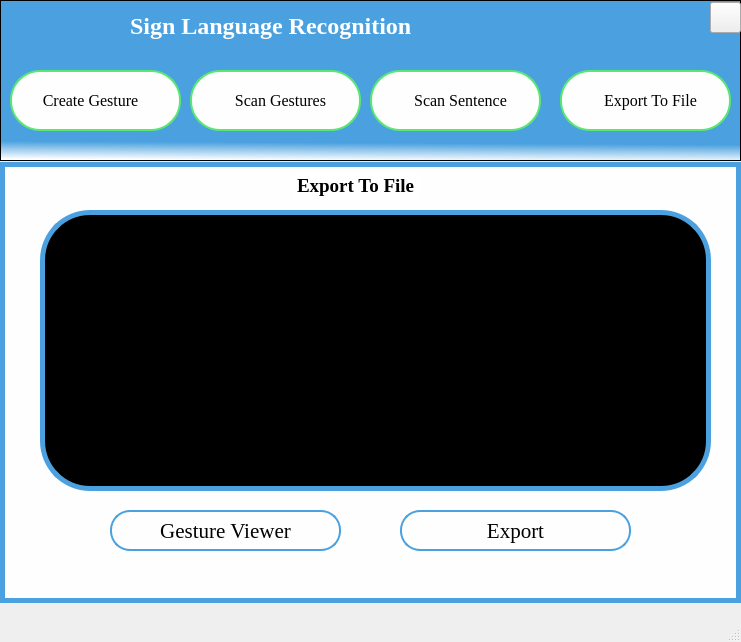
<?xml version="1.0" encoding="UTF-8"?>
<ui version="4.0">
 <class>MainWindow</class>
 <widget class="QMainWindow" name="MainWindow">
  <property name="geometry">
   <rect>
    <x>0</x>
    <y>0</y>
    <width>741</width>
    <height>642</height>
   </rect>
  </property>
  <property name="windowTitle">
   <string>MainWindow</string>
  </property>
  <widget class="QWidget" name="centralwidget">
   <widget class="QGraphicsView" name="graphicsView">
    <property name="geometry">
     <rect>
      <x>0</x>
      <y>162</y>
      <width>741</width>
      <height>441</height>
     </rect>
    </property>
    <property name="styleSheet">
     <string notr="true">background-color:#fefefe;
border: 5px solid #4ba1df;</string>
    </property>
   </widget>
   <widget class="QLabel" name="label">
    <property name="geometry">
     <rect>
      <x>290</x>
      <y>170</y>
      <width>131</width>
      <height>31</height>
     </rect>
    </property>
    <property name="font">
     <font>
      <family>Times New Roman</family>
      <pointsize>14</pointsize>
      <weight>75</weight>
      <bold>true</bold>
     </font>
    </property>
    <property name="styleSheet">
     <string notr="true">color:black;
background-color: white;
border: 2px solid white; border-radius:10px;</string>
    </property>
    <property name="text">
     <string>Export To File</string>
    </property>
   </widget>
   <widget class="QTextBrowser" name="textBrowser_98">
    <property name="enabled">
     <bool>true</bool>
    </property>
    <property name="geometry">
     <rect>
      <x>40</x>
      <y>210</y>
      <width>671</width>
      <height>281</height>
     </rect>
    </property>
    <property name="styleSheet">
     <string notr="true">border: 5px solid #4ba1df; border-radius:50px;
background-color:black;
color:white;</string>
    </property>
    <property name="frameShape">
     <enum>QFrame::Box</enum>
    </property>
    <property name="html">
     <string>&lt;!DOCTYPE HTML PUBLIC &quot;-//W3C//DTD HTML 4.0//EN&quot; &quot;http://www.w3.org/TR/REC-html40/strict.dtd&quot;&gt;
&lt;html&gt;&lt;head&gt;&lt;meta name=&quot;qrichtext&quot; content=&quot;1&quot; /&gt;&lt;style type=&quot;text/css&quot;&gt;
p, li { white-space: pre-wrap; }
&lt;/style&gt;&lt;/head&gt;&lt;body style=&quot; font-family:'MS Shell Dlg 2'; font-size:8.25pt; font-weight:400; font-style:normal;&quot;&gt;
&lt;p style=&quot;-qt-paragraph-type:empty; margin-top:0px; margin-bottom:0px; margin-left:0px; margin-right:0px; -qt-block-indent:0; text-indent:0px;&quot;&gt;&lt;br /&gt;&lt;/p&gt;&lt;/body&gt;&lt;/html&gt;</string>
    </property>
   </widget>
   <widget class="QPushButton" name="pushButton_2">
    <property name="geometry">
     <rect>
      <x>400</x>
      <y>510</y>
      <width>231</width>
      <height>41</height>
     </rect>
    </property>
    <property name="font">
     <font>
      <family>Times New Roman</family>
      <pointsize>16</pointsize>
      <weight>50</weight>
      <italic>false</italic>
      <bold>false</bold>
     </font>
    </property>
    <property name="styleSheet">
     <string notr="true">QPushButton#pushButton_2{
color: black;
background-color:#fefefe;
border: 2px solid #4ba1df; border-radius:20px;
font: 16pt &quot;Times New Roman&quot;;
background-repeat:none;
}
QPushButton#pushButton_2:hover
{
	background-color:lightgreen;
	color:black;
}</string>
    </property>
    <property name="text">
     <string>Export</string>
    </property>
   </widget>
   <widget class="QGraphicsView" name="graphicsView_2">
    <property name="geometry">
     <rect>
      <x>0</x>
      <y>0</y>
      <width>741</width>
      <height>161</height>
     </rect>
    </property>
    <property name="toolTip">
     <string>&lt;html&gt;&lt;head/&gt;&lt;body&gt;&lt;p&gt;&lt;br/&gt;&lt;/p&gt;&lt;/body&gt;&lt;/html&gt;</string>
    </property>
    <property name="styleSheet">
     <string notr="true">background-color: qlineargradient(spread:pad, x1:0.543136, y1:0.074, x2:0.52, y2:1, stop:0.880682 rgba(75, 161, 223, 255), stop:1 rgba(255, 255, 255, 255));
</string>
    </property>
   </widget>
   <widget class="QLabel" name="label_2">
    <property name="geometry">
     <rect>
      <x>130</x>
      <y>10</y>
      <width>521</width>
      <height>31</height>
     </rect>
    </property>
    <property name="font">
     <font>
      <family>Times New Roman</family>
      <pointsize>18</pointsize>
      <weight>75</weight>
      <bold>true</bold>
     </font>
    </property>
    <property name="styleSheet">
     <string notr="true">color:white;</string>
    </property>
    <property name="text">
     <string>Sign Language Recognition</string>
    </property>
   </widget>
   <widget class="QPushButton" name="create">
    <property name="geometry">
     <rect>
      <x>10</x>
      <y>70</y>
      <width>171</width>
      <height>61</height>
     </rect>
    </property>
    <property name="font">
     <font>
      <family>TImes New Roman</family>
      <pointsize>12</pointsize>
      <weight>50</weight>
      <italic>false</italic>
      <bold>false</bold>
     </font>
    </property>
    <property name="layoutDirection">
     <enum>Qt::RightToLeft</enum>
    </property>
    <property name="styleSheet">
     <string notr="true">QPushButton#create{
padding-left:10px;
color:black;
background-color:#fefefe;
border: 2px solid #58e870; border-radius:30px;
font: 12pt &quot;TImes New Roman&quot;;
}
QPushButton#create:hover
{
   background-color:lightgreen;
	color:white;
}</string>
    </property>
    <property name="text">
     <string>Create Gesture</string>
    </property>
   </widget>
   <widget class="QPushButton" name="scan_sen">
    <property name="geometry">
     <rect>
      <x>370</x>
      <y>70</y>
      <width>171</width>
      <height>61</height>
     </rect>
    </property>
    <property name="font">
     <font>
      <family>TImes New Roman</family>
      <pointsize>12</pointsize>
      <weight>50</weight>
      <italic>false</italic>
      <bold>false</bold>
     </font>
    </property>
    <property name="styleSheet">
     <string notr="true">QPushButton#scan_sen{
padding-left:10px;
color:black;
background-color:#fefefe;
border: 2px solid #58e870; border-radius:30px;
font: 12pt &quot;TImes New Roman&quot;;
}
QPushButton#scan_sen:hover
{
   background-color:lightgreen;
	color:white;
}</string>
    </property>
    <property name="text">
     <string>Scan Sentence</string>
    </property>
   </widget>
   <widget class="QPushButton" name="scan_sinlge">
    <property name="geometry">
     <rect>
      <x>190</x>
      <y>70</y>
      <width>171</width>
      <height>61</height>
     </rect>
    </property>
    <property name="font">
     <font>
      <family>TImes New Roman</family>
      <pointsize>12</pointsize>
      <weight>50</weight>
      <italic>false</italic>
      <bold>false</bold>
     </font>
    </property>
    <property name="layoutDirection">
     <enum>Qt::LeftToRight</enum>
    </property>
    <property name="autoFillBackground">
     <bool>false</bool>
    </property>
    <property name="styleSheet">
     <string notr="true">QPushButton#scan_sinlge{
padding-left:10px;
color:black;
background-color:#fefefe;
border: 2px solid #58e870; border-radius:30px;
font: 12pt &quot;TImes New Roman&quot;;
}
QPushButton#scan_sinlge:hover
{
   background-color:lightgreen;
	color:white;
}</string>
    </property>
    <property name="text">
     <string>Scan Gestures</string>
    </property>
   </widget>
   <widget class="QPushButton" name="exp2">
    <property name="geometry">
     <rect>
      <x>560</x>
      <y>70</y>
      <width>171</width>
      <height>61</height>
     </rect>
    </property>
    <property name="font">
     <font>
      <family>TImes New Roman</family>
      <pointsize>12</pointsize>
      <weight>50</weight>
      <italic>false</italic>
      <bold>false</bold>
     </font>
    </property>
    <property name="styleSheet">
     <string notr="true">QPushButton#exp2{
padding-left:10px;
color:black;
background-color:#fefefe;
border: 2px solid #58e870; border-radius:30px;
font: 12pt &quot;TImes New Roman&quot;;
}
QPushButton#exp2:hover
{
   background-color:lightgreen;
	color:white;
}</string>
    </property>
    <property name="text">
     <string>Export To File</string>
    </property>
    <property name="checkable">
     <bool>false</bool>
    </property>
    <property name="autoRepeat">
     <bool>false</bool>
    </property>
    <property name="autoExclusive">
     <bool>false</bool>
    </property>
    <property name="autoDefault">
     <bool>false</bool>
    </property>
    <property name="default">
     <bool>false</bool>
    </property>
    <property name="flat">
     <bool>false</bool>
    </property>
   </widget>
   <widget class="QPushButton" name="exit_button">
    <property name="geometry">
     <rect>
      <x>710</x>
      <y>2</y>
      <width>31</width>
      <height>31</height>
     </rect>
    </property>
    <property name="styleSheet">
     <string notr="true">QPushButton#exit_button{
background-image:url(&quot;icons/quit.png&quot;);
background-repeat:none;
}</string>
    </property>
    <property name="text">
     <string/>
    </property>
   </widget>
   <widget class="QPushButton" name="pushButton_3">
    <property name="geometry">
     <rect>
      <x>110</x>
      <y>510</y>
      <width>231</width>
      <height>41</height>
     </rect>
    </property>
    <property name="font">
     <font>
      <family>Times New Roman</family>
      <pointsize>16</pointsize>
      <weight>50</weight>
      <italic>false</italic>
      <bold>false</bold>
     </font>
    </property>
    <property name="styleSheet">
     <string notr="true">QPushButton#pushButton_3{
color: black;
background-color:#fefefe;
border: 2px solid #4ba1df; border-radius:20px;
font: 16pt &quot;Times New Roman&quot;;
background-repeat:none;
}
QPushButton#pushButton_3:hover
{
	background-color:lightgreen;
	color:black;
}</string>
    </property>
    <property name="text">
     <string>Gesture Viewer</string>
    </property>
   </widget>
  </widget>
  <widget class="QMenuBar" name="menubar">
   <property name="geometry">
    <rect>
     <x>0</x>
     <y>0</y>
     <width>741</width>
     <height>21</height>
    </rect>
   </property>
  </widget>
  <widget class="QStatusBar" name="statusbar"/>
 </widget>
 <resources/>
 <connections/>
</ui>
